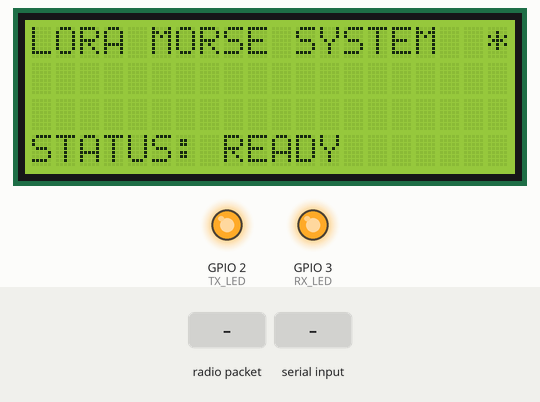
Bench run of a sketch on a simulated ESP32-C3. Shown: 20×4 character LCD, output pins drawn as LEDs (lit = HIGH). The inputs (shaded band) are chosen by the test bench. No radio packets arrive unless stated; what the sketch prints to the serial monitor is not drawn.

Above: at 7.3 s.
7.4 s: radio packet "." arrives
At 8.1 s:
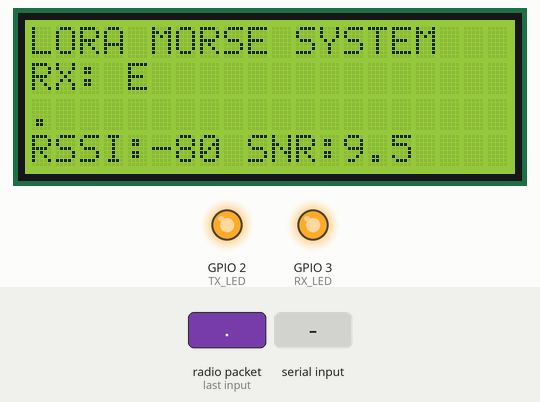
10.4 s: ".\n" received over Serial
At 13.1 s:
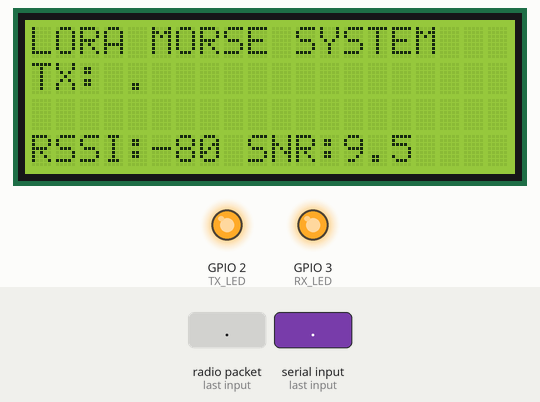
13.2 s: radio packet "-" arrives
At 13.9 s:
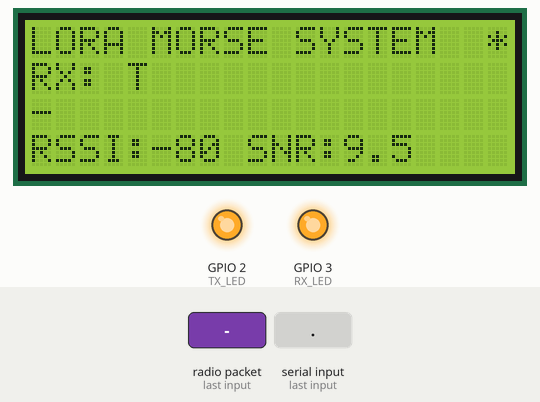
16.2 s: "/\n" received over Serial
At 18.8 s:
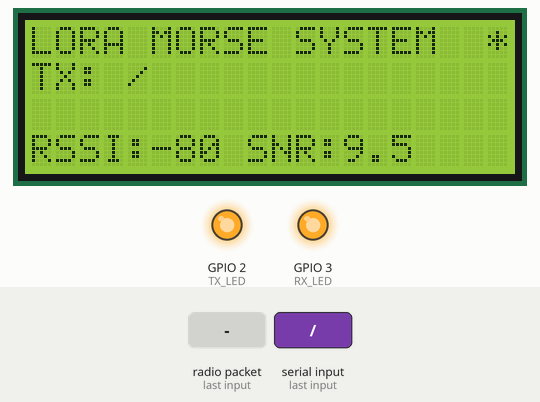
19.0 s: radio packet "/" arrives
At 19.7 s:
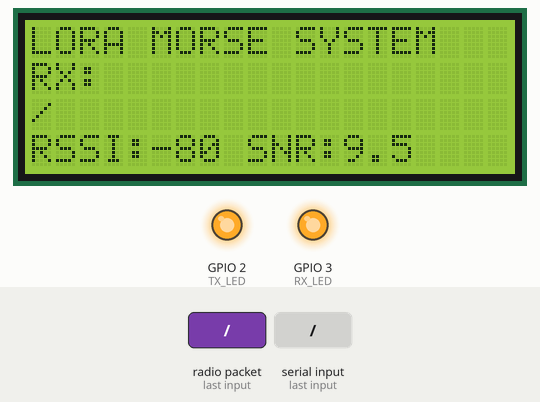
22.0 s: "-\n" received over Serial
At 22.29 s:
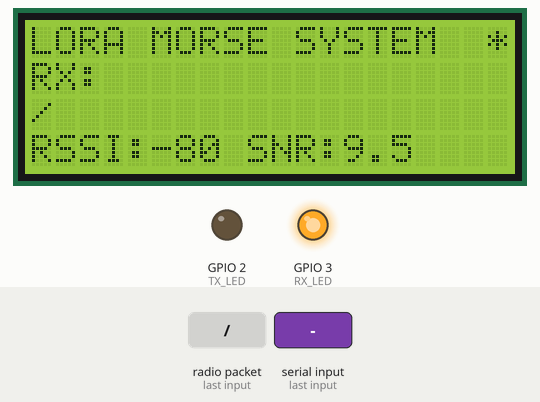
Timing chart, 0 to 24.8 s (numbered marks = the images above; inputs shaded):
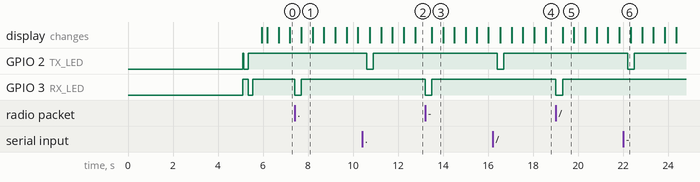

The sketch:

260204_esp32c3_lora.ino
```cpp
/*
   PROJECT: LoRa Morse Messenger (2026)
   HARDWARE: Integrated ESP32-C3 SUPERMINI + Ra-02 (433MHz)
   LIBRARY: LiquidCrystal_I2C by Frank de Brabander

   ELECTRICAL CONNECTIONS:
   1. LoRa Radio (Internal): CS=D7, RST=D10, DIO0=D1
   2. 20x4 LCD (External): SDA=8, SCL=9, 4-WAY JST WITH POWER AND I2C
   3. Status LEDs (External): TX_LED=D2, RX_LED=D3, ENABLE OR DISABLE LEDS

   DEBUG VERSION: Enhanced serial output for breadboard testing
*/

#include <SPI.h>
#include <LoRa.h>
#include <Wire.h>
#include <LiquidCrystal_I2C.h>

// --- PIN DEFINITIONS ---
#define LORA_CS    7
#define LORA_RST   10
#define LORA_DIO0  1
#define TX_LED     2
#define RX_LED     3

// --- CONSTANTS ---
const unsigned long LED_DUR = 300;
const long BAND = 433E6;
const int MAX_SERIAL_BUF = 100;  // Prevent buffer overflow
const int MAX_MESSAGE_LEN = 256; // Max message length

// --- MORSE LOOKUP TABLE (Stored in Flash Memory) ---
const char* const morse_alpha[] PROGMEM = {
  ".-", "-...", "-.-.", "-..", ".", "..-.", "--.", "....", "..", ".---", "-.-", ".-..", "--",
  "-.", "---", ".--.", "--.-", ".-.", "...", "-", "..-", "...-", ".--", "-..-", "-.--", "--.."
};

// --- OBJECTS ---
LiquidCrystal_I2C lcd(0x27, 20, 4);

// --- NON-BLOCKING GLOBALS ---
String serialBuf = "";
unsigned long txTime = 0;
unsigned long rxTime = 0;
unsigned long lastDebugPrint = 0;
unsigned long lastHeartbeat = 0;
bool heartbeatState = false;

// --- STATISTICS FOR DEBUGGING ---
unsigned int txCount = 0;
unsigned int rxCount = 0;
unsigned int decodeErrors = 0;

void setup() {
  Serial.begin(9600);
  Serial.println(F("\n\n========================================"));
  Serial.println(F("LoRa Morse Messenger - DEBUG BUILD"));
  Serial.println(F("========================================"));
  Serial.println(F("Waiting 5 seconds for serial connection..."));
  delay(5000);

  // --- PIN INITIALIZATION ---
  Serial.println(F("[SETUP] Configuring GPIO pins..."));
  pinMode(TX_LED, OUTPUT);
  pinMode(RX_LED, OUTPUT);
  digitalWrite(TX_LED, HIGH);
  digitalWrite(RX_LED, HIGH);
  Serial.println(F("[SETUP] GPIO configured: TX_LED=2, RX_LED=3"));

  // --- LED TEST ---
  Serial.println(F("[SETUP] Testing LEDs..."));
  digitalWrite(TX_LED, LOW);
  delay(200);
  digitalWrite(TX_LED, HIGH);
  digitalWrite(RX_LED, LOW);
  delay(200);
  digitalWrite(RX_LED, HIGH);
  Serial.println(F("[SETUP] LED test complete"));

  // --- LCD INITIALIZATION ---
  Serial.println(F("[SETUP] Initializing I2C LCD..."));
  Serial.println(F("[SETUP] I2C Pins: SDA=8, SCL=9 (default)"));
  lcd.begin();
  lcd.backlight();
  lcd.clear();
  lcd.setCursor(0, 0);
  lcd.print(F("LORA MORSE SYSTEM"));
  lcd.setCursor(0, 1);
  lcd.print(F("Initializing..."));
  Serial.println(F("[SETUP] LCD initialized at 0x27"));

  // --- LORA INITIALIZATION ---
  Serial.println(F("[SETUP] Configuring LoRa module..."));
  Serial.print(F("[SETUP] CS="));
  Serial.print(LORA_CS);
  Serial.print(F(", RST="));
  Serial.print(LORA_RST);
  Serial.print(F(", DIO0="));
  Serial.println(LORA_DIO0);

  LoRa.setPins(LORA_CS, LORA_RST, LORA_DIO0);

  if (!LoRa.begin(BAND)) {
    Serial.println(F("[ERROR] LoRa initialization FAILED!"));
    Serial.println(F("[ERROR] Check wiring and power to RA-02"));
    lcd.setCursor(0, 1);
    lcd.print(F("RADIO INIT FAIL     "));
    lcd.setCursor(0, 2);
    lcd.print(F("Check connections   "));
    while (1) {
      // Blink TX LED to indicate error
      digitalWrite(TX_LED, !digitalRead(TX_LED));
      delay(500);
    }
  }

  Serial.println(F("[SETUP] LoRa initialized successfully!"));
  Serial.print(F("[SETUP] Frequency: "));
  Serial.print(BAND / 1E6);
  Serial.println(F(" MHz"));

  // --- LORA PARAMETERS ---
  Serial.println(F("[SETUP] Configuring LoRa parameters..."));
  LoRa.setSpreadingFactor(7);
  Serial.println(F("[SETUP] Spreading Factor: 7"));
  LoRa.setSignalBandwidth(125E3);
  Serial.println(F("[SETUP] Bandwidth: 125 kHz"));
  LoRa.setCodingRate4(5);
  Serial.println(F("[SETUP] Coding Rate: 4/5"));

  // --- FINAL STATUS ---
  lcd.setCursor(0, 1);
  lcd.print(F("                    "));
  lcd.setCursor(0, 3);
  lcd.print(F("STATUS: READY       "));

  Serial.println(F("[SETUP] ========================================"));
  Serial.println(F("[SETUP] System Ready!"));
  Serial.println(F("[SETUP] ========================================"));
  Serial.println(F("[INFO] Type text and press ENTER to transmit"));
  Serial.println(F("[INFO] Morse encoding: A-Z, spaces as '/'"));
  Serial.println(F("[INFO] Max message length: 100 characters"));
  Serial.println(F(""));
}

void loop() {
  handleSerialInput();
  handleIncomingLora();
  manageStatusLeds();
  updateHeartbeat();

  // Periodic statistics for debugging
  if (millis() - lastDebugPrint > 30000) {  // Every 30 seconds
    printStatistics();
    lastDebugPrint = millis();
  }
}

void updateHeartbeat() {
  if (millis() - lastHeartbeat > 500) {  // Toggle every 500ms
    lastHeartbeat = millis();
    heartbeatState = !heartbeatState;
    lcd.setCursor(19, 0);
    lcd.print(heartbeatState ? '*' : ' ');
  }
}

void handleSerialInput() {
  while (Serial.available()) {
    char c = Serial.read();

    if (c == '\n' || c == '\r') {
      if (serialBuf.length() > 0) {
        Serial.print(F("[INPUT] Received: \""));
        Serial.print(serialBuf);
        Serial.println(F("\""));
        transmitMorse(serialBuf);
        serialBuf = "";
      }
    } else if (serialBuf.length() < MAX_SERIAL_BUF) {
      serialBuf += c;
      // Echo character for feedback
      Serial.print(c);
    } else {
      // Buffer full warning
      Serial.println(F("\n[WARN] Input buffer full! Message truncated."));
      transmitMorse(serialBuf);
      serialBuf = "";
    }
  }
}

void transmitMorse(String text) {
  Serial.println(F("[TX] ===== TRANSMISSION START ====="));
  Serial.print(F("[TX] Original text: \""));
  Serial.print(text);
  Serial.println(F("\""));

  // Pre-allocate string to reduce fragmentation
  String out = "";
  out.reserve(text.length() * 6);  // Worst case: 6 chars per letter

  text.toUpperCase();
  Serial.print(F("[TX] Uppercase: \""));
  Serial.print(text);
  Serial.println(F("\""));

  int charCount = 0;
  int unknownChars = 0;

  for (int i = 0; i < text.length(); i++) {
    if (text[i] >= 'A' && text[i] <= 'Z') {
      char buffer[10];
      strcpy_P(buffer, (char*)pgm_read_ptr(&(morse_alpha[text[i] - 'A'])));
      out += buffer;
      out += " ";
      charCount++;

      // Debug: Show each character conversion
      Serial.print(F("[TX] '"));
      Serial.print(text[i]);
      Serial.print(F("' -> "));
      Serial.println(buffer);

    } else if (text[i] == ' ') {
      out += "/ ";
      Serial.println(F("[TX] ' ' -> / (word space)"));
    } else {
      unknownChars++;
      Serial.print(F("[WARN] Unknown character: '"));
      Serial.print(text[i]);
      Serial.print(F("' (ASCII: "));
      Serial.print((int)text[i]);
      Serial.println(F(") - skipped"));
    }
  }

  Serial.print(F("[TX] Morse output: \""));
  Serial.print(out);
  Serial.println(F("\""));
  Serial.print(F("[TX] Characters encoded: "));
  Serial.print(charCount);
  Serial.print(F(", Unknown/skipped: "));
  Serial.println(unknownChars);
  Serial.print(F("[TX] Morse length: "));
  Serial.print(out.length());
  Serial.println(F(" chars"));

  // Non-blocking TX indicator (active-low)
  digitalWrite(TX_LED, LOW);
  txTime = millis();

  // Transmit
  Serial.println(F("[TX] Starting LoRa transmission..."));
  LoRa.beginPacket();
  LoRa.print(out);
  LoRa.endPacket();
  txCount++;
  Serial.println(F("[TX] Transmission complete!"));
  Serial.println(F("[TX] ===== TRANSMISSION END =====\n"));

  // LCD Updates
  lcd.setCursor(0, 1);
  lcd.print(F("TX:                 "));
  lcd.setCursor(4, 1);
  for (int i = 0; i < 16 && i < text.length(); i++) {
    char c = text[i];
    lcd.print((c >= 0x20 && c <= 0x7E) ? c : '?');
  }
  lcd.setCursor(0, 2);
  lcd.print(F("                    "));
  lcd.setCursor(0, 2);
  lcd.print(out.substring(0, 20));
}

void handleIncomingLora() {
  int pSize = LoRa.parsePacket();

  if (pSize) {
    Serial.println(F("[RX] ===== RECEPTION START ====="));
    Serial.print(F("[RX] Packet size: "));
    Serial.print(pSize);
    Serial.println(F(" bytes"));

    // Non-blocking RX indicator
    digitalWrite(RX_LED, LOW);
    rxTime = millis();

    // Read incoming data into fixed buffer
    char incoming[MAX_MESSAGE_LEN];
    int idx = 0;

    while (LoRa.available() && idx < MAX_MESSAGE_LEN - 1) {
      incoming[idx++] = (char)LoRa.read();
    }
    incoming[idx] = '\0';  // Null terminate
    rxCount++;

    // Print raw hex dump for debugging
    Serial.print(F("[RX] Raw hex: "));
    for (int i = 0; i < idx; i++) {
      if (incoming[i] < 0x10) Serial.print('0');
      Serial.print((uint8_t)incoming[i], HEX);
      Serial.print(' ');
    }
    Serial.println();

    // Validate packet - must contain only valid Morse chars
    bool validPacket = (idx > 0);
    int invalidChars = 0;
    for (int i = 0; i < idx; i++) {
      char c = incoming[i];
      if (c != '.' && c != '-' && c != ' ' && c != '/') {
        invalidChars++;
      }
    }
    // Reject if more than 10% invalid characters
    if (invalidChars > 0 && (invalidChars * 100 / idx) > 10) {
      validPacket = false;
    }

    if (!validPacket) {
      Serial.print(F("[RX] REJECTED: Invalid packet ("));
      Serial.print(invalidChars);
      Serial.print(F("/"));
      Serial.print(idx);
      Serial.println(F(" bad chars) - likely noise"));
      Serial.println(F("[RX] ===== RECEPTION END =====\n"));
      return;
    }

    Serial.print(F("[RX] Raw morse: \""));
    Serial.print(incoming);
    Serial.println(F("\""));

    // Decode morse to text
    Serial.println(F("[RX] Decoding morse..."));
    String decoded = decodeMorse(String(incoming));
    Serial.print(F("[RX] Decoded text: \""));
    Serial.print(decoded);
    Serial.println(F("\""));

    // Get RSSI
    int rssi = LoRa.packetRssi();
    Serial.print(F("[RX] RSSI: "));
    Serial.print(rssi);
    Serial.println(F(" dBm"));

    // Get SNR
    float snr = LoRa.packetSnr();
    Serial.print(F("[RX] SNR: "));
    Serial.print(snr);
    Serial.println(F(" dB"));

    // Update LCD - Line 1: Decoded text (filter non-printable chars)
    lcd.setCursor(0, 1);
    lcd.print(F("RX:                 "));
    lcd.setCursor(4, 1);
    for (int i = 0; i < 16 && i < decoded.length(); i++) {
      char c = decoded[i];
      lcd.print((c >= 0x20 && c <= 0x7E) ? c : '?');
    }

    // Update LCD - Line 2: Morse code (only print valid morse chars)
    lcd.setCursor(0, 2);
    lcd.print(F("                    "));
    lcd.setCursor(0, 2);
    for (int i = 0, col = 0; i < idx && col < 20; i++) {
      char c = incoming[i];
      // Only print valid Morse characters: . - / and space
      if (c == '.' || c == '-' || c == '/' || c == ' ') {
        lcd.print(c);
        col++;
      }
    }

    // Update LCD - Line 3: RSSI (clear line first)
    lcd.setCursor(0, 3);
    lcd.print(F("                    "));
    lcd.setCursor(0, 3);
    lcd.print(F("RSSI:"));
    lcd.print(rssi);
    lcd.print(F(" SNR:"));
    lcd.print(snr, 1);

    Serial.println(F("[RX] ===== RECEPTION END =====\n"));
  }
}

String decodeMorse(String morse) {
  String decoded = "";
  String symbol = "";
  int symbolsDecoded = 0;
  int symbolsFailed = 0;

  Serial.println(F("[DECODE] Starting morse decode..."));

  for (int i = 0; i < morse.length(); i++) {
    if (morse[i] == ' ') {
      if (symbol.length() > 0) {
        // Look up the symbol
        bool found = false;
        for (int j = 0; j < 26; j++) {
          char buffer[10];
          strcpy_P(buffer, (char*)pgm_read_ptr(&(morse_alpha[j])));
          if (symbol.equals(buffer)) {
            char letter = 'A' + j;
            decoded += letter;
            symbolsDecoded++;
            found = true;
            Serial.print(F("[DECODE] \""));
            Serial.print(symbol);
            Serial.print(F("\" -> '"));
            Serial.print(letter);
            Serial.println(F("'"));
            break;
          }
        }
        if (!found) {
          decoded += '?';
          symbolsFailed++;
          decodeErrors++;
          Serial.print(F("[DECODE] UNKNOWN: \""));
          Serial.print(symbol);
          Serial.println(F("\" -> '?'"));
        }
        symbol = "";
      }
    } else if (morse[i] == '/') {
      decoded += ' ';  // Word space
      Serial.println(F("[DECODE] '/' -> ' ' (word space)"));
      i++;  // Skip the space after /
    } else {
      symbol += morse[i];
    }
  }

  // Handle last symbol if no trailing space
  if (symbol.length() > 0) {
    bool found = false;
    for (int j = 0; j < 26; j++) {
      char buffer[10];
      strcpy_P(buffer, (char*)pgm_read_ptr(&(morse_alpha[j])));
      if (symbol.equals(buffer)) {
        char letter = 'A' + j;
        decoded += letter;
        symbolsDecoded++;
        found = true;
        Serial.print(F("[DECODE] \""));
        Serial.print(symbol);
        Serial.print(F("\" -> '"));
        Serial.print(letter);
        Serial.println(F("'"));
        break;
      }
    }
    if (!found) {
      decoded += '?';
      symbolsFailed++;
      decodeErrors++;
      Serial.print(F("[DECODE] UNKNOWN: \""));
      Serial.print(symbol);
      Serial.println(F("\" -> '?'"));
    }
  }

  Serial.print(F("[DECODE] Summary: "));
  Serial.print(symbolsDecoded);
  Serial.print(F(" decoded, "));
  Serial.print(symbolsFailed);
  Serial.println(F(" failed"));

  return decoded;
}

void manageStatusLeds() {
  if (millis() - txTime > LED_DUR) {
    digitalWrite(TX_LED, HIGH);
  }
  if (millis() - rxTime > LED_DUR) {
    digitalWrite(RX_LED, HIGH);
  }
}

void printStatistics() {
  Serial.println(F("\n[STATS] ===== SYSTEM STATISTICS ====="));
  Serial.print(F("[STATS] Uptime: "));
  Serial.print(millis() / 1000);
  Serial.println(F(" seconds"));
  Serial.print(F("[STATS] Messages transmitted: "));
  Serial.println(txCount);
  Serial.print(F("[STATS] Messages received: "));
  Serial.println(rxCount);
  Serial.print(F("[STATS] Decode errors: "));
  Serial.println(decodeErrors);
  Serial.print(F("[STATS] Free heap: "));
  Serial.print(ESP.getFreeHeap());
  Serial.println(F(" bytes"));
  Serial.println(F("[STATS] ===================================\n"));
}
```

Measured:
- after the input at 7.4 s, GPIO 3 (RX_LED): HIGH → LOW at once, → HIGH 0.30 s later; the display: changes after 0.31 s (image 1)
- after the input at 10.4 s, GPIO 2 (TX_LED): HIGH → LOW after 0.20 s, → HIGH 0.30 s later; the display: changes after 0.35 s (image 2)
- after the input at 13.2 s, GPIO 3 (RX_LED): HIGH → LOW at once, → HIGH 0.30 s later; the display: changes after 0.31 s (image 3)
- after the input at 16.2 s, GPIO 2 (TX_LED): HIGH → LOW after 0.20 s, → HIGH 0.30 s later; the display: changes after 0.35 s (image 4)
- after the input at 19.0 s, GPIO 3 (RX_LED): HIGH → LOW at once, → HIGH 0.32 s later; the display: changes after 0.32 s (image 5)
- after the input at 22.0 s, GPIO 2 (TX_LED): HIGH → LOW after 0.20 s, → HIGH 0.30 s later
